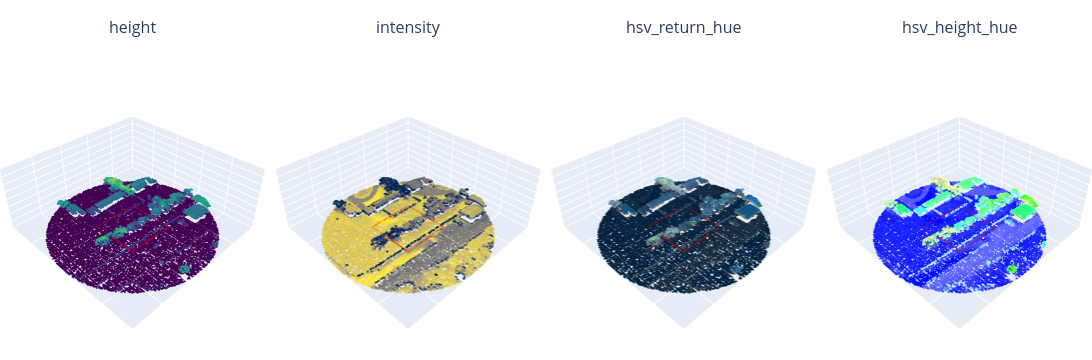
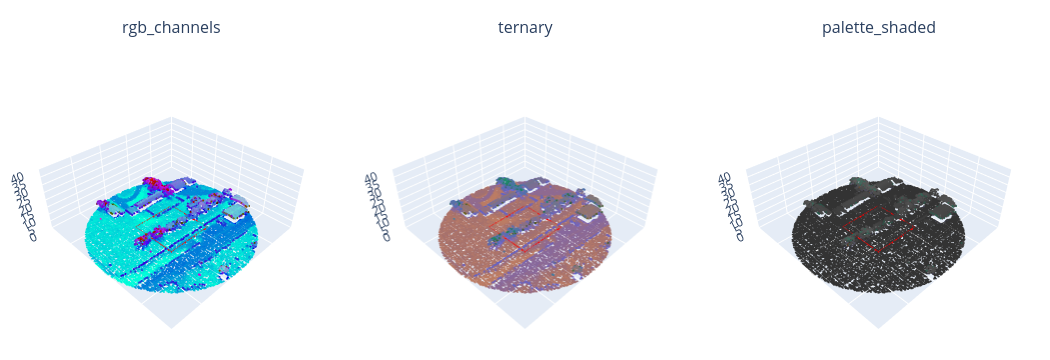

Write notebook code for charts like these, in order.
### Markdown cell above
## Color options

`COLOR_BY` in the config cell takes `'height'`, `'intensity'`, or one of the false-color blends defined in [false_color.py](false_color.py), which combine height above ground, intensity and return type (only / first of many / intermediate / last of many) into one color. The next cell draws a single tile in every option so you can compare, and prints what each channel means.

### Code cell
for name, text in fc.DESCRIPTIONS.items():
    print(f"{name}: {text}")

demo_row, demo_tile = draw_tiles(points, 1)[0]
demo_tile = thin(demo_tile)   # thin once so every panel shows the same points
options = ['height', 'intensity'] + list(fc.MODES)
for k in range(0, len(options), 4):
    chunk = options[k:k + 4]
    scene_fig([demo_tile] * len(chunk), titles=chunk, color_by=chunk).show()

### Figure 1 — Plotly figure (JSON) as saved in the notebook; plotly's stock layout.template omitted (floating-point values rounded to 4 significant figures; data arrays with more than 128 entries replaced by an {"elided": "..."} marker saying what was removed)
{"data": [{"hoverinfo": "skip", "marker": {"cmax": 10, "cmin": 0, "color": {"elided": "15000 float values"}, "colorbar": {"len": 0.6, "title": {"text": "height (m)"}}, "colorscale": [[0, "#440154"], [0.1111, "#482878"], [0.2222, "#3e4989"], [0.3333, "#31688e"], [0.4444, "#26828e"], [0.5556, "#1f9e89"], [0.6667, "#35b779"], [0.7778, "#6ece58"], [0.8889, "#b5de2b"], [1, "#fde725"]], "showscale": false, "size": 1.2}, "mode": "markers", "scene": "scene", "type": "scatter3d", "x": {"elided": "15000 float values"}, "y": {"elided": "15000 float values"}, "z": {"elided": "15000 float values"}}, {"hoverinfo": "skip", "line": {"color": "red", "width": 4}, "mode": "lines", "scene": "scene", "type": "scatter3d", "x": [35, 65, 65, 35, 35], "y": [35, 35, 65, 65, 35], "z": [0, 0, 0, 0, 0]}, {"hoverinfo": "skip", "marker": {"cmax": 48500, "cmin": 5850, "color": {"elided": "15000 float values"}, "colorscale": [[0, "#00224e"], [0.1111, "#123570"], [0.2222, "#3b496c"], [0.3333, "#575d6d"], [0.4444, "#707173"], [0.5556, "#8a8678"], [0.6667, "#a59c74"], [0.7778, "#c3b369"], [0.8889, "#e1cc55"], [1, "#fee838"]], "showscale": false, "size": 1.2}, "mode": "markers", "scene": "scene2", "type": "scatter3d", "x": {"elided": "15000 float values"}, "y": {"elided": "15000 float values"}, "z": {"elided": "15000 float values"}}, {"hoverinfo": "skip", "line": {"color": "red", "width": 4}, "mode": "lines", "scene": "scene2", "type": "scatter3d", "x": [35, 65, 65, 35, 35], "y": [35, 35, 65, 65, 35], "z": [0, 0, 0, 0, 0]}, {"hoverinfo": "skip", "marker": {"color": {"elided": "15000 str values"}, "showscale": false, "size": 1.2}, "mode": "markers", "scene": "scene3", "type": "scatter3d", "x": {"elided": "15000 float values"}, "y": {"elided": "15000 float values"}, "z": {"elided": "15000 float values"}}, {"hoverinfo": "skip", "line": {"color": "red", "width": 4}, "mode": "lines", "scene": "scene3", "type": "scatter3d", "x": [35, 65, 65, 35, 35], "y": [35, 35, 65, 65, 35], "z": [0, 0, 0, 0, 0]}, {"hoverinfo": "skip", "marker": {"color": {"elided": "15000 str values"}, "showscale": false, "size": 1.2}, "mode": "markers", "scene": "scene4", "type": "scatter3d", "x": {"elided": "15000 float values"}, "y": {"elided": "15000 float values"}, "z": {"elided": "15000 float values"}}, {"hoverinfo": "skip", "line": {"color": "red", "width": 4}, "mode": "lines", "scene": "scene4", "type": "scatter3d", "x": [35, 65, 65, 35, 35], "y": [35, 35, 65, 65, 35], "z": [0, 0, 0, 0, 0]}], "layout": {"annotations": [{"font": {"size": 16}, "showarrow": false, "text": "height", "x": 0.1212, "xanchor": "center", "xref": "paper", "y": 1, "yanchor": "bottom", "yref": "paper"}, {"font": {"size": 16}, "showarrow": false, "text": "intensity", "x": 0.3738, "xanchor": "center", "xref": "paper", "y": 1, "yanchor": "bottom", "yref": "paper"}, {"font": {"size": 16}, "showarrow": false, "text": "hsv_return_hue", "x": 0.6262, "xanchor": "center", "xref": "paper", "y": 1, "yanchor": "bottom", "yref": "paper"}, {"font": {"size": 16}, "showarrow": false, "text": "hsv_height_hue", "x": 0.8788, "xanchor": "center", "xref": "paper", "y": 1, "yanchor": "bottom", "yref": "paper"}], "height": 360, "margin": {"b": 0, "l": 0, "r": 0, "t": 40}, "scene": {"aspectmode": "manual", "aspectratio": {"x": 1, "y": 1, "z": 0.4}, "domain": {"x": [0, 0.2425], "y": [0, 1]}, "xaxis": {"range": [0, 100], "showticklabels": false, "title": {"text": ""}}, "yaxis": {"range": [0, 100], "showticklabels": false, "title": {"text": ""}}, "zaxis": {"range": [0, 40], "title": {"text": "m"}}}, "scene2": {"aspectmode": "manual", "aspectratio": {"x": 1, "y": 1, "z": 0.4}, "domain": {"x": [0.2525, 0.495], "y": [0, 1]}, "xaxis": {"range": [0, 100], "showticklabels": false, "title": {"text": ""}}, "yaxis": {"range": [0, 100], "showticklabels": false, "title": {"text": ""}}, "zaxis": {"range": [0, 40], "title": {"text": "m"}}}, "scene3": {"aspectmode": "manual", "aspectratio": {"x": 1, "y": 1, "z": 0.4}, "domain": {"x": [0.505, 0.7475], "y": [0, 1]}, "xaxis": {"range": [0, 100], "showticklabels": false, "title": {"text": ""}}, "yaxis": {"range": [0, 100], "showticklabels": false, "title": {"text": ""}}, "zaxis": {"range": [0, 40], "title": {"text": "m"}}}, "scene4": {"aspectmode": "manual", "aspectratio": {"x": 1, "y": 1, "z": 0.4}, "domain": {"x": [0.7575, 1], "y": [0, 1]}, "xaxis": {"range": [0, 100], "showticklabels": false, "title": {"text": ""}}, "yaxis": {"range": [0, 100], "showticklabels": false, "title": {"text": ""}}, "zaxis": {"range": [0, 40], "title": {"text": "m"}}}, "showlegend": false, "width": 1380}}

### Figure 2 — Plotly figure (JSON) as saved in the notebook; plotly's stock layout.template omitted (floating-point values rounded to 4 significant figures; data arrays with more than 128 entries replaced by an {"elided": "..."} marker saying what was removed)
{"data": [{"hoverinfo": "skip", "marker": {"color": {"elided": "15000 str values"}, "showscale": false, "size": 1.2}, "mode": "markers", "scene": "scene", "type": "scatter3d", "x": {"elided": "15000 float values"}, "y": {"elided": "15000 float values"}, "z": {"elided": "15000 float values"}}, {"hoverinfo": "skip", "line": {"color": "red", "width": 4}, "mode": "lines", "scene": "scene", "type": "scatter3d", "x": [35, 65, 65, 35, 35], "y": [35, 35, 65, 65, 35], "z": [0, 0, 0, 0, 0]}, {"hoverinfo": "skip", "marker": {"color": {"elided": "15000 str values"}, "showscale": false, "size": 1.2}, "mode": "markers", "scene": "scene2", "type": "scatter3d", "x": {"elided": "15000 float values"}, "y": {"elided": "15000 float values"}, "z": {"elided": "15000 float values"}}, {"hoverinfo": "skip", "line": {"color": "red", "width": 4}, "mode": "lines", "scene": "scene2", "type": "scatter3d", "x": [35, 65, 65, 35, 35], "y": [35, 35, 65, 65, 35], "z": [0, 0, 0, 0, 0]}, {"hoverinfo": "skip", "marker": {"color": {"elided": "15000 str values"}, "showscale": false, "size": 1.2}, "mode": "markers", "scene": "scene3", "type": "scatter3d", "x": {"elided": "15000 float values"}, "y": {"elided": "15000 float values"}, "z": {"elided": "15000 float values"}}, {"hoverinfo": "skip", "line": {"color": "red", "width": 4}, "mode": "lines", "scene": "scene3", "type": "scatter3d", "x": [35, 65, 65, 35, 35], "y": [35, 35, 65, 65, 35], "z": [0, 0, 0, 0, 0]}], "layout": {"annotations": [{"font": {"size": 16}, "showarrow": false, "text": "rgb_channels", "x": 0.1633, "xanchor": "center", "xref": "paper", "y": 1, "yanchor": "bottom", "yref": "paper"}, {"font": {"size": 16}, "showarrow": false, "text": "ternary", "x": 0.5, "xanchor": "center", "xref": "paper", "y": 1, "yanchor": "bottom", "yref": "paper"}, {"font": {"size": 16}, "showarrow": false, "text": "palette_shaded", "x": 0.8367, "xanchor": "center", "xref": "paper", "y": 1, "yanchor": "bottom", "yref": "paper"}], "height": 360, "margin": {"b": 0, "l": 0, "r": 0, "t": 40}, "scene": {"aspectmode": "manual", "aspectratio": {"x": 1, "y": 1, "z": 0.4}, "domain": {"x": [0, 0.3267], "y": [0, 1]}, "xaxis": {"range": [0, 100], "showticklabels": false, "title": {"text": ""}}, "yaxis": {"range": [0, 100], "showticklabels": false, "title": {"text": ""}}, "zaxis": {"range": [0, 40], "title": {"text": "m"}}}, "scene2": {"aspectmode": "manual", "aspectratio": {"x": 1, "y": 1, "z": 0.4}, "domain": {"x": [0.3367, 0.6633], "y": [0, 1]}, "xaxis": {"range": [0, 100], "showticklabels": false, "title": {"text": ""}}, "yaxis": {"range": [0, 100], "showticklabels": false, "title": {"text": ""}}, "zaxis": {"range": [0, 40], "title": {"text": "m"}}}, "scene3": {"aspectmode": "manual", "aspectratio": {"x": 1, "y": 1, "z": 0.4}, "domain": {"x": [0.6733, 1], "y": [0, 1]}, "xaxis": {"range": [0, 100], "showticklabels": false, "title": {"text": ""}}, "yaxis": {"range": [0, 100], "showticklabels": false, "title": {"text": ""}}, "zaxis": {"range": [0, 40], "title": {"text": "m"}}}, "showlegend": false, "width": 1050}}
